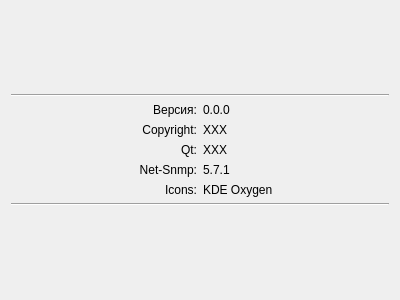
<?xml version="1.0" encoding="UTF-8"?>
<ui version="4.0">
 <class>AboutPageWidget</class>
 <widget class="QWidget" name="AboutPageWidget">
  <property name="geometry">
   <rect>
    <x>0</x>
    <y>0</y>
    <width>400</width>
    <height>300</height>
   </rect>
  </property>
  <property name="windowTitle">
   <string>Form</string>
  </property>
  <layout class="QGridLayout" name="gridLayout">
   <item row="3" column="0">
    <widget class="QLabel" name="programVersionLabel">
     <property name="text">
      <string>Версия:</string>
     </property>
     <property name="alignment">
      <set>Qt::AlignRight|Qt::AlignTrailing|Qt::AlignVCenter</set>
     </property>
    </widget>
   </item>
   <item row="8" column="0" colspan="2">
    <widget class="Line" name="line_2">
     <property name="orientation">
      <enum>Qt::Horizontal</enum>
     </property>
    </widget>
   </item>
   <item row="2" column="0" colspan="2">
    <widget class="Line" name="line">
     <property name="orientation">
      <enum>Qt::Horizontal</enum>
     </property>
    </widget>
   </item>
   <item row="3" column="1">
    <widget class="QLabel" name="programVersionDescLabel">
     <property name="text">
      <string>0.0.0</string>
     </property>
    </widget>
   </item>
   <item row="4" column="0">
    <widget class="QLabel" name="copyrightLabel">
     <property name="text">
      <string>Copyright:</string>
     </property>
     <property name="alignment">
      <set>Qt::AlignRight|Qt::AlignTrailing|Qt::AlignVCenter</set>
     </property>
    </widget>
   </item>
   <item row="6" column="1">
    <widget class="QLabel" name="netSnmpVersionDescLabel">
     <property name="text">
      <string>5.7.1</string>
     </property>
    </widget>
   </item>
   <item row="7" column="0">
    <widget class="QLabel" name="programIconsLabel">
     <property name="text">
      <string>Icons:</string>
     </property>
     <property name="alignment">
      <set>Qt::AlignRight|Qt::AlignTrailing|Qt::AlignVCenter</set>
     </property>
    </widget>
   </item>
   <item row="7" column="1">
    <widget class="QLabel" name="programIconsDescLabel">
     <property name="text">
      <string>KDE Oxygen</string>
     </property>
    </widget>
   </item>
   <item row="6" column="0">
    <widget class="QLabel" name="netSnmpVersionLabel">
     <property name="text">
      <string>Net-Snmp:</string>
     </property>
     <property name="alignment">
      <set>Qt::AlignRight|Qt::AlignTrailing|Qt::AlignVCenter</set>
     </property>
    </widget>
   </item>
   <item row="4" column="1">
    <widget class="QLabel" name="copyrightDescLabel">
     <property name="text">
      <string>XXX</string>
     </property>
    </widget>
   </item>
   <item row="5" column="1">
    <widget class="QLabel" name="qtVersionDescLabel">
     <property name="text">
      <string>XXX</string>
     </property>
    </widget>
   </item>
   <item row="5" column="0">
    <widget class="QLabel" name="qtVersionLabel">
     <property name="text">
      <string>Qt:</string>
     </property>
     <property name="alignment">
      <set>Qt::AlignRight|Qt::AlignTrailing|Qt::AlignVCenter</set>
     </property>
    </widget>
   </item>
   <item row="9" column="0" colspan="2">
    <spacer name="verticalSpacer_2">
     <property name="orientation">
      <enum>Qt::Vertical</enum>
     </property>
     <property name="sizeHint" stdset="0">
      <size>
       <width>20</width>
       <height>40</height>
      </size>
     </property>
    </spacer>
   </item>
   <item row="1" column="0" colspan="2">
    <spacer name="verticalSpacer">
     <property name="orientation">
      <enum>Qt::Vertical</enum>
     </property>
     <property name="sizeHint" stdset="0">
      <size>
       <width>20</width>
       <height>40</height>
      </size>
     </property>
    </spacer>
   </item>
  </layout>
 </widget>
 <resources/>
 <connections/>
</ui>
